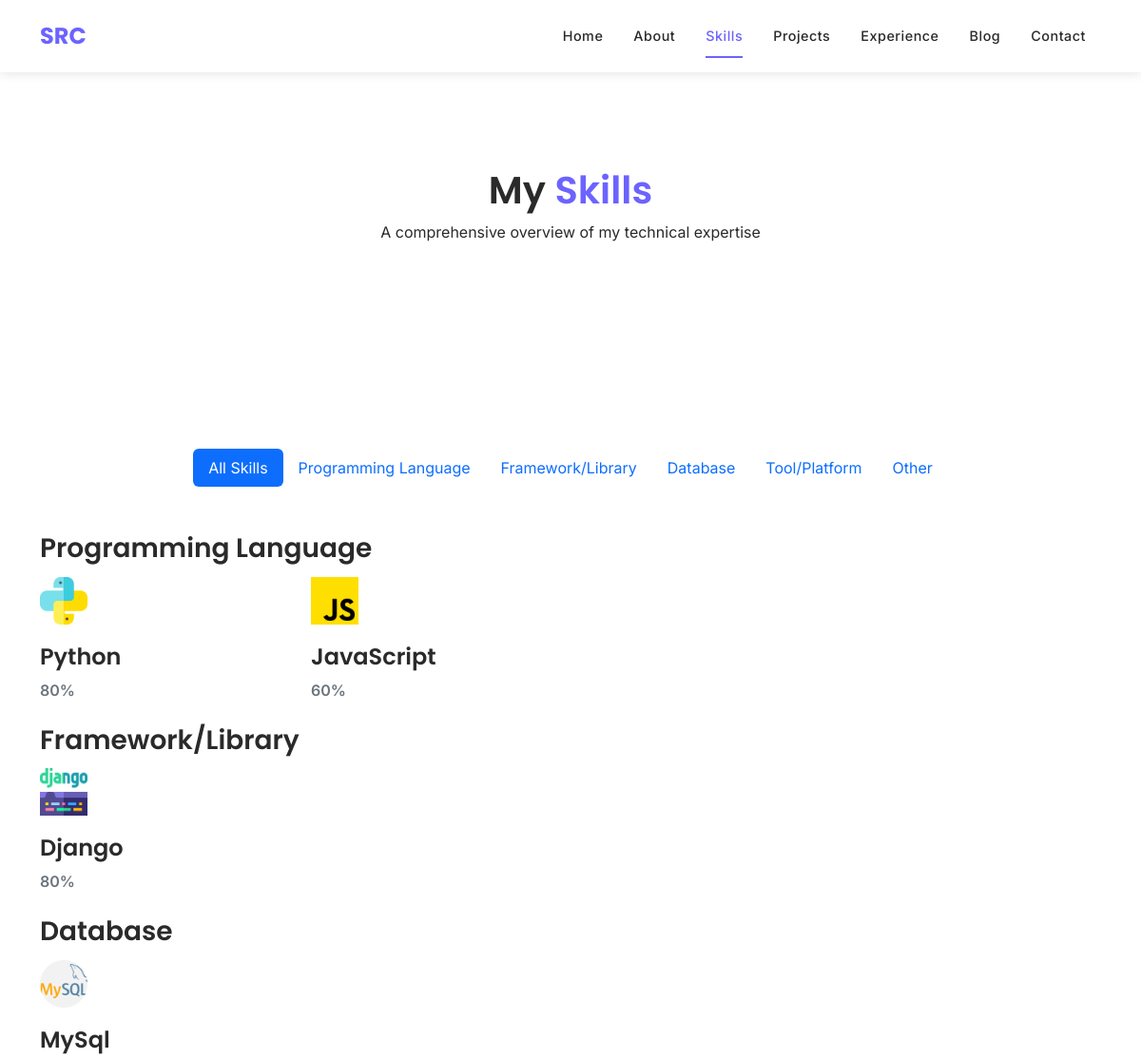
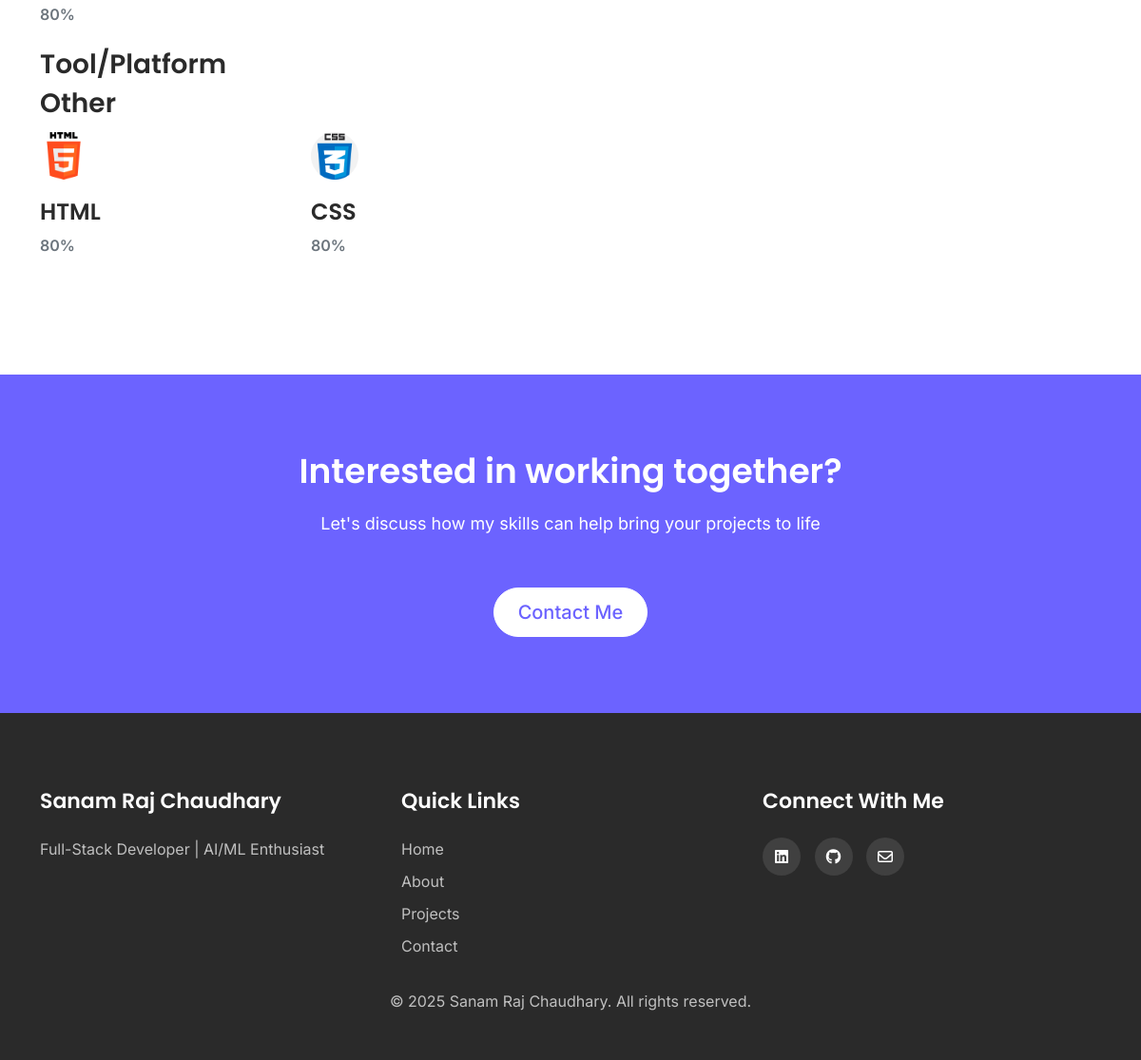
Screenshot of /skills/ with the database file from the repository (2 pictures, top to bottom).
### core/models.py (models this page shows, shortened)
class Skill(models.Model):
    CATEGORY_CHOICES = [
        ('LANGUAGE', 'Programming Language'),
        ('FRAMEWORK', 'Framework/Library'),
        ('DATABASE', 'Database'),
        ('TOOL', 'Tool/Platform'),
        ('OTHER', 'Other'),
    ]
    name = models.CharField(max_length=100)
    category = models.CharField(max_length=20, choices=CATEGORY_CHOICES)
    icon = models.FileField(upload_to='skills/', blank=True, null=True)
    proficiency = models.IntegerField(default=80, help_text="Proficiency level from 0-100")
    class Meta:
        ordering = ['category', '-proficiency']

### core/views.py (the view)
# urls.py: path('skills/', views.SkillsView.as_view(), name='skills'),
class SkillsView(ListView):
    model = Skill
    template_name = 'skills.html'
    context_object_name = 'skills'
    def get_context_data(self, **kwargs):
        context = super().get_context_data(**kwargs)
        context['skill_categories'] = Skill.CATEGORY_CHOICES
        return context

### templates/skills.html (shortened to what this page needs)
{% extends 'base.html' %}
{% load static %}
{% block content %}
<section class="page-header">
    <div class="container">
        <div class="row">
            <div class="col-12 text-center" data-aos="fade-up">
                <h1>My <span class="highlight">Skills</span></h1>
                <p>A comprehensive overview of my technical expertise</p>
            </div>
        </div>
    </div>
</section>
<section class="skills-section section-padding">
    <div class="container">
        <div class="skills-filter text-center mb-5" data-aos="fade-up">
            <ul class="nav nav-pills justify-content-center">
                <li class="nav-item">
                    <a class="nav-link active" href="#all-skills" data-bs-toggle="tab">All Skills</a>
                </li>
                {% for category_code, category_name in skill_categories %}
                <li class="nav-item">
                    <a class="nav-link" href="#{{ category_code|lower }}" data-bs-toggle="tab">{{ category_name }}</a>
                </li>
                {% endfor %}
            </ul>
        </div>
        <div class="tab-content">
            <div class="tab-pane fade show active" id="all-skills">
                {% for category_code, category_name in skill_categories %}
                <div class="skill-category" data-aos="fade-up">
                    <h3 class="skill-category-title">{{ category_name }}</h3>
                    <div class="row">
                        {% for skill in skills %}
                        {% if skill.category == category_code %}
                        <div class="col-lg-3 col-md-4 col-sm-6 mb-4">
                            <div class="skill-item">
                                {% if skill.icon %}
                                <div class="skill-icon">
                                    <img src="{{ skill.icon.url }}" alt="{{ skill.name }}" class="img-fluid" style="max-height: 50px;">
                                </div>
                                {% else %}
                                <div class="skill-icon">
                                    <i class="fas fa-code"></i>
                                </div>
                                {% endif %}
                                <h4 class="skill-name">{{ skill.name }}</h4>
                                <div class="skill-percentage mt-1">{{ skill.proficiency }}%</div>
                            </div>
                        </div>
                        {% endif %}
                        {% endfor %}
                    </div>
                </div>
                {% endfor %}
            </div>
        </div>
    </div>
</section>
<section class="cta-section section-padding">
    <div class="container">
        <div class="row justify-content-center">
            <div class="col-lg-10 text-center" data-aos="fade-up">
                <h2>Interested in working together?</h2>
                <p>Let's discuss how my skills can help bring your projects to life</p>
                <a href="{% url 'contact' %}" class="btn btn-primary btn-lg mt-4">Contact Me</a>
            </div>
        </div>
    </div>
</section>
{% endblock %}

### static/css/main.css (style rules this page uses)
:root { --primary-color: #6c63ff; --secondary-color: #4d47c3; --dark-color: #2a2a2a; --light-color: #f8f9fa; --gray-color: #6c757d; --success-color: #28a745; --danger-color: #dc3545; --font-primary: 'Poppins', sans-serif; --font-secondary: 'Inter', sans-serif; }
body { font-family: var(--font-secondary); color: var(--dark-color); overflow-x: hidden; scroll-behavior: smooth; padding-top: 76px; }
h1, h2, h3, h4, h5, h6 { font-family: var(--font-primary); font-weight: 600; }
section { padding: 100px 0; position: relative; }
.section-padding { padding: 100px 0; }
.highlight { color: var(--primary-color); }
.btn { border-radius: 50px; padding: 10px 25px; font-weight: 500; transition: all 0.3s ease; }
.btn-primary { background-color: var(--primary-color); border-color: var(--primary-color); }
.skill-icon { font-size: 36px; margin-bottom: 20px; color: var(--primary-color); }
.cta-section { background-color: var(--primary-color); color: white; text-align: center; padding: 80px 0; }
.cta-section h2 { font-size: 36px; margin-bottom: 20px; }
.cta-section p { font-size: 18px; margin-bottom: 30px; max-width: 700px; margin-left: auto; margin-right: auto; }
.cta-section .btn-primary { background-color: white; color: var(--primary-color); border-color: white; }
.skill-percentage { font-weight: 600; color: var(--gray-color); }

### rows the page displays
Skill: icon (picture), name "Python", proficiency "80"
Skill: icon (picture), name "JavaScript", proficiency "60"
Skill: icon (picture), name "Django", proficiency "80"
Skill: icon (picture), name "MySql", proficiency "80"
Skill: icon (picture), name "HTML", proficiency "80"
Skill: icon (picture), name "CSS", proficiency "80"

### other values shown
{{ category_name }} "Programming Language" "Framework/Library" "Database" "Tool/Platform" "Other"
